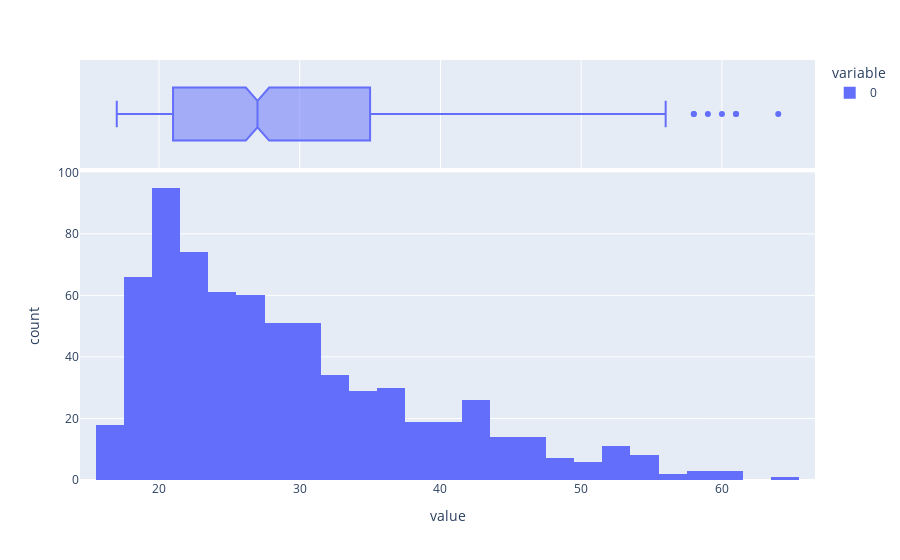

Notebook code for this chart:
### Code cell
px.histogram(lst, marginal='box')

### Figure 1 — Plotly figure (JSON) as saved in the notebook; plotly's stock layout.template omitted (floating-point values rounded to 4 significant figures; data arrays with more than 128 entries replaced by an {"elided": "..."} marker saying what was removed)
{"data": [{"alignmentgroup": "True", "bingroup": "x", "hovertemplate": "variable=0<br>value=%{x}<br>count=%{y}<extra></extra>", "legendgroup": "0", "marker": {"color": "#636efa", "pattern": {"shape": ""}}, "name": "0", "offsetgroup": "0", "orientation": "v", "showlegend": true, "type": "histogram", "x": {"elided": "704 int values"}, "xaxis": "x", "yaxis": "y"}, {"alignmentgroup": "True", "hovertemplate": "variable=0<br>value=%{x}<extra></extra>", "legendgroup": "0", "marker": {"color": "#636efa"}, "name": "0", "notched": true, "offsetgroup": "0", "showlegend": false, "type": "box", "x": {"elided": "704 int values"}, "xaxis": "x2", "yaxis": "y2"}], "layout": {"barmode": "relative", "legend": {"title": {"text": "variable"}, "tracegroupgap": 0}, "margin": {"t": 60}, "xaxis": {"anchor": "y", "domain": [0, 1], "title": {"text": "value"}}, "xaxis2": {"anchor": "y2", "domain": [0, 1], "matches": "x", "showgrid": true, "showticklabels": false}, "yaxis": {"anchor": "x", "domain": [0, 0.7326], "title": {"text": "count"}}, "yaxis2": {"anchor": "x2", "domain": [0.7426, 1], "matches": "y2", "showgrid": false, "showline": false, "showticklabels": false, "ticks": ""}}}
